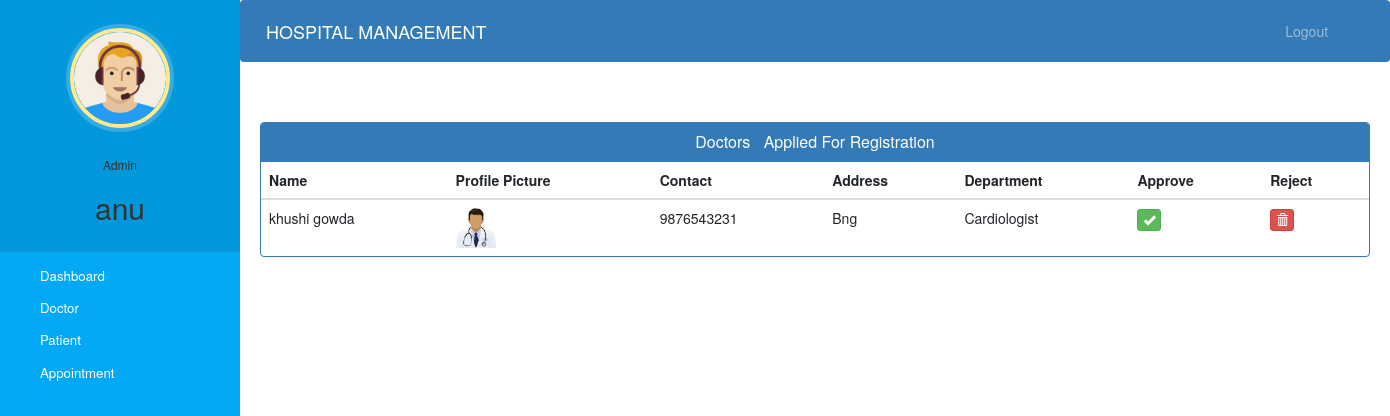
/admin-approve-doctor (signed in), run on the app's committed database.
### hospital/models.py (models this page shows, shortened)
class Doctor(models.Model):
    user=models.OneToOneField(User,on_delete=models.CASCADE)
    profile_pic= models.ImageField(upload_to='profile_pic/DoctorProfilePic/',null=True,blank=True)
    address = models.CharField(max_length=40)
    mobile = models.CharField(max_length=20,null=True)
    department= models.CharField(max_length=50,choices=departments,default='Cardiologist')
    status=models.BooleanField(default=False)
    @property
    def get_name(self):
        return self.user.first_name+" "+self.user.last_name

### hospital/views.py (the view)
# urls.py: path('admin-approve-doctor', views.admin_approve_doctor_view,name='admin-approve-doctor'),
@login_required(login_url='adminlogin')
@user_passes_test(is_admin)
def admin_approve_doctor_view(request):
    doctors=models.Doctor.objects.all().filter(status=False)
    return render(request,'hospital/admin_approve_doctor.html',{'doctors':doctors})

### hospital/views.py (called while the page is built)
def is_admin(user):
    return user.groups.filter(name='ADMIN').exists()

### templates/hospital/admin_approve_doctor.html (shortened to what this page needs)
{% extends 'hospital/admin_base.html' %}
{% block content %}
{%load static%}
<head>
  <link href="//netdna.bootstrapcdn.com/bootstrap/3.0.0/css/bootstrap.min.css" rel="stylesheet" id="bootstrap-css">
</head>
<div class="container">
  <div class="panel panel-primary">
    <div class="panel-heading">
      <h6 class="panel-title">Doctors &nbsp Applied For Registration</h6>
    </div>
    <table class="table table-hover" id="dev-table">
      <thead>
        <tr>
          <th>Name</th>
          <th>Profile Picture</th>
          <th>Contact</th>
          <th>Address</th>
          <th>Department</th>
          <th>Approve</th>
          <th>Reject</th>
        </tr>
      </thead>
      {% for d in doctors %}
      <tr>
        <td> {{d.get_name}}</td>
        <td> <img src="{% static d.profile_pic.url %}" alt="Profile Pic" height="40px" width="40px" /></td>
        <td>{{d.mobile}}</td>
        <td>{{d.address}}</td>
        <td>{{d.department}}</td>
        <td><a class="btn btn-success btn-xs" href="{% url 'approve-doctor' d.id  %}"><span class="glyphicon glyphicon-ok"></span></a></td>
        <td><a class="btn btn-danger btn-xs" href="{% url 'reject-doctor' d.id  %}"><span class="glyphicon glyphicon-trash"></span></a></td>
      </tr>
      {% endfor %}
    </table>
  </div>
</div>
{% endblock content %}

### templates/hospital/admin_base.html (shortened to what this page needs)
<!DOCTYPE html>
{% load static %}
<html lang="en">
<head>
  <link rel="stylesheet" href="https://stackpath.bootstrapcdn.com/bootstrap/4.3.1/css/bootstrap.min.css">
  <link rel="stylesheet" href="https://maxcdn.bootstrapcdn.com/font-awesome/4.7.0/css/font-awesome.min.css">
  <link rel="stylesheet" href="{% static '/style.css' %}">
</head>
<body>
  <nav class="menu" tabindex="0">
    <header class="avatar">
      <img src="{% static "images/adminpropic.png" %}" />
      <br><br>
      <h6>Admin</h6>
      <h2>{{request.user.first_name}}</h2>
    </header>
    <ul>
      <li tabindex="0" class="icon-dashboard"> <a style="color:white; text-decoration:none;" href="/admin-dashboard"><span>Dashboard</span></a> </li>
      <li tabindex="0" class="icon-customers"> <a style="color:white; text-decoration:none;" href="/admin-doctor"><span>Doctor</span></a></li>
      <li tabindex="0" class="icon-users"> <a style="color:white; text-decoration:none;" href="/admin-patient"><span>Patient</span></a></li>
      <li tabindex="0" class="icon-calendar"> <a style="color:white; text-decoration:none;" href="/admin-appointment"><span>Appointment</span></a></li>
    </ul>
  </nav>
  <main>
    <div class="bs-example">
      <nav class="navbar navbar-expand-md  navbar-dark fixed-top" style="background:#337AB7;">
        <a href="/admin-dashboard" class="navbar-brand">HOSPITAL MANAGEMENT</a>
        <div class="collapse navbar-collapse justify-content-between" id="navbarCollapse">
          <div class="navbar-nav" style=" margin-left: 90%;">
            <a href="/logout" class="nav-item nav-link">Logout</a>
          </div>
        </div>
      </nav>
    </div>
    <br><br>
    {% block content %}
    {% endblock content %}
    <br><br><br><br>
  </main>
</body>
</html>

### static/style.css (style rules this page uses)
body { padding-left: 240px; }
main { position: relative; height: 100vh; }
.menu { background: #5bc995; height: 100vh; width: 240px; position: fixed; top: 0px; left: 0; z-index: 5; outline: none; }
.menu .avatar { background: rgba(0, 0, 0, 0.1); padding: 2em 0.5em; text-align: center; }
.menu .avatar img { width: 100px; border-radius: 50%; overflow: hidden; border: 4px solid #ffea92; box-shadow: 0 0 0 4px rgba(255, 255, 255, 0.2); }
.menu .avatar h2 { font-weight: normal; margin-bottom: 0; }
.menu ul { list-style: none; padding: 0.5em 0; margin: 0; }
.menu ul li { padding: 0.5em 1em 0.5em 3em; font-size: 0.95em; font-weight: regular; background-repeat: no-repeat; background-position: left 15px center; background-size: auto 20px; transition: all 0.15s linear; cursor: pointer; }
.menu ul li.icon-dashboard { background-image: url("http://www.entypo.com/images//gauge.svg"); }
.menu ul li.icon-customers { background-image: url("http://www.entypo.com/images//briefcase.svg"); }
.menu ul li.icon-users { background-image: url("http://www.entypo.com/images//users.svg"); }
.menu ul li.icon-calendar { background-image: url("http://www.entypo.com/images//calendar.svg"); }

### templates/hospital/admin_base.html (style rules this page uses)
a:link { text-decoration: none; }
a { color: white; }
body { padding-left: 240px; }
main { position: relative; height: 100vh; }
.menu { background: #03a9f4; height: 100vh; width: 240px; position: fixed; top: 0px; left: 0; z-index: 5; outline: none; }
.menu .avatar { background: rgba(0, 0, 0, 0.1); padding: 2em 0.5em; text-align: center; }
.menu .avatar img { width: 100px; border-radius: 50%; overflow: hidden; border: 4px solid #ffea92; box-shadow: 0 0 0 4px rgba(255, 255, 255, 0.2); }
.menu .avatar h2 { font-weight: normal; margin-bottom: 0; }
.menu ul { list-style: none; padding: 0.5em 0; margin: 0; }
.menu ul li { padding: 0.5em 1em 0.5em 3em; font-size: 0.95em; font-weight: regular; background-repeat: no-repeat; background-position: left 15px center; background-size: auto 20px; transition: all 0.15s linear; cursor: pointer; }
.menu ul li.icon-dashboard { background-image: url("http://www.entypo.com/images//gauge.svg"); }
.menu ul li.icon-customers { background-image: url("http://www.entypo.com/images//briefcase.svg"); }
.menu ul li.icon-users { background-image: url("http://www.entypo.com/images//users.svg"); }
.menu ul li.icon-calendar { background-image: url("http://www.entypo.com/images//calendar.svg"); }

### templates/hospital/admin_approve_doctor.html (style rules this page uses)
a:link { text-decoration: none; }
h6 { text-align: center; }

### data on the page
Doctor: get_name "khushi gowda", profile_pic (picture), mobile "9876543231", address "Bng", department "Cardiologist"

### other printed values
{{ request.user.first_name }} "anu"
